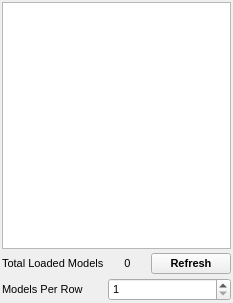
<ui version="4.0">
 <class>ModelListWidget</class>
 <widget class="QDockWidget" name="ModelListWidget">
  <property name="geometry">
   <rect>
    <x>0</x>
    <y>0</y>
    <width>233</width>
    <height>303</height>
   </rect>
  </property>
  <property name="font">
   <font>
    <pointsize>8</pointsize>
   </font>
  </property>
  <property name="floating">
   <bool>true</bool>
  </property>
  <property name="allowedAreas">
   <set>Qt::LeftDockWidgetArea|Qt::RightDockWidgetArea</set>
  </property>
  <property name="windowTitle">
   <string>Models</string>
  </property>
  <widget class="QWidget" name="dockWidgetContents">
   <layout class="QVBoxLayout" name="verticalLayout">
    <property name="spacing">
     <number>4</number>
    </property>
    <property name="margin">
     <number>2</number>
    </property>
    <item>
     <widget class="TTreeWidget" name="ModelTree">
      <property name="mouseTracking">
       <bool>true</bool>
      </property>
      <property name="horizontalScrollBarPolicy">
       <enum>Qt::ScrollBarAsNeeded</enum>
      </property>
      <property name="autoScroll">
       <bool>false</bool>
      </property>
      <property name="showDropIndicator" stdset="0">
       <bool>false</bool>
      </property>
      <property name="alternatingRowColors">
       <bool>true</bool>
      </property>
      <property name="selectionMode">
       <enum>QAbstractItemView::ExtendedSelection</enum>
      </property>
      <property name="iconSize">
       <size>
        <width>75</width>
        <height>75</height>
       </size>
      </property>
      <property name="indentation">
       <number>0</number>
      </property>
      <property name="uniformRowHeights">
       <bool>true</bool>
      </property>
      <property name="wordWrap">
       <bool>true</bool>
      </property>
      <property name="expandsOnDoubleClick">
       <bool>false</bool>
      </property>
      <attribute name="headerVisible">
       <bool>false</bool>
      </attribute>
      <column>
       <property name="text">
        <string notr="true">1</string>
       </property>
      </column>
     </widget>
    </item>
    <item>
     <layout class="QGridLayout" name="gridLayout">
      <property name="spacing">
       <number>4</number>
      </property>
      <item row="2" column="0">
       <widget class="QLabel" name="ModelsPerRowLabel">
        <property name="sizePolicy">
         <sizepolicy hsizetype="Minimum" vsizetype="Preferred">
          <horstretch>0</horstretch>
          <verstretch>0</verstretch>
         </sizepolicy>
        </property>
        <property name="text">
         <string>Models Per Row</string>
        </property>
       </widget>
      </item>
      <item row="2" column="1" colspan="2">
       <widget class="QSpinBox" name="ModelsPerRowSpin">
        <property name="sizePolicy">
         <sizepolicy hsizetype="Expanding" vsizetype="Fixed">
          <horstretch>0</horstretch>
          <verstretch>0</verstretch>
         </sizepolicy>
        </property>
        <property name="minimum">
         <number>1</number>
        </property>
       </widget>
      </item>
      <item row="1" column="0">
       <widget class="QLabel" name="label">
        <property name="text">
         <string>Total Loaded Models</string>
        </property>
       </widget>
      </item>
      <item row="1" column="1">
       <widget class="QLabel" name="TotalLoadedModelsLabel">
        <property name="text">
         <string>0</string>
        </property>
        <property name="alignment">
         <set>Qt::AlignCenter</set>
        </property>
       </widget>
      </item>
      <item row="1" column="2">
       <widget class="QPushButton" name="RefreshIconsButton">
        <property name="font">
         <font>
          <weight>75</weight>
          <bold>true</bold>
         </font>
        </property>
        <property name="text">
         <string>Refresh</string>
        </property>
       </widget>
      </item>
     </layout>
    </item>
   </layout>
  </widget>
 </widget>
 <customwidgets>
  <customwidget>
   <class>TTreeWidget</class>
   <extends>QTreeWidget</extends>
   <header>gui/ttreewidget.uih</header>
  </customwidget>
 </customwidgets>
 <resources/>
 <connections/>
</ui>
